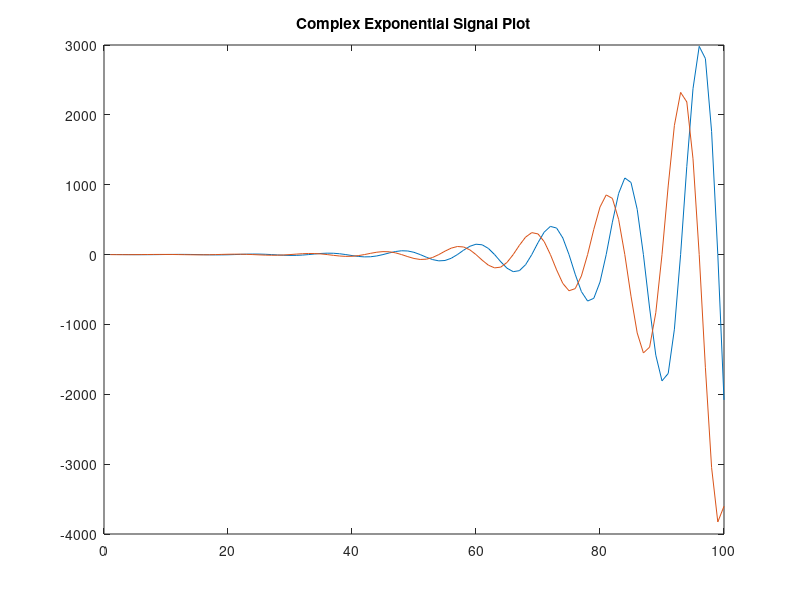

The MATLAB script that drew this image:
% y = ae^(-cn);
% c = (-1/12)+j(pi/6);

n = 1:100;
a = 1;
c = (-1/12)+(pi/6)*1i; % here, 1i == j

y = a*exp(-c*n);

plot(n,real(y), n, imag(y));
title('Complex Exponential Signal Plot');